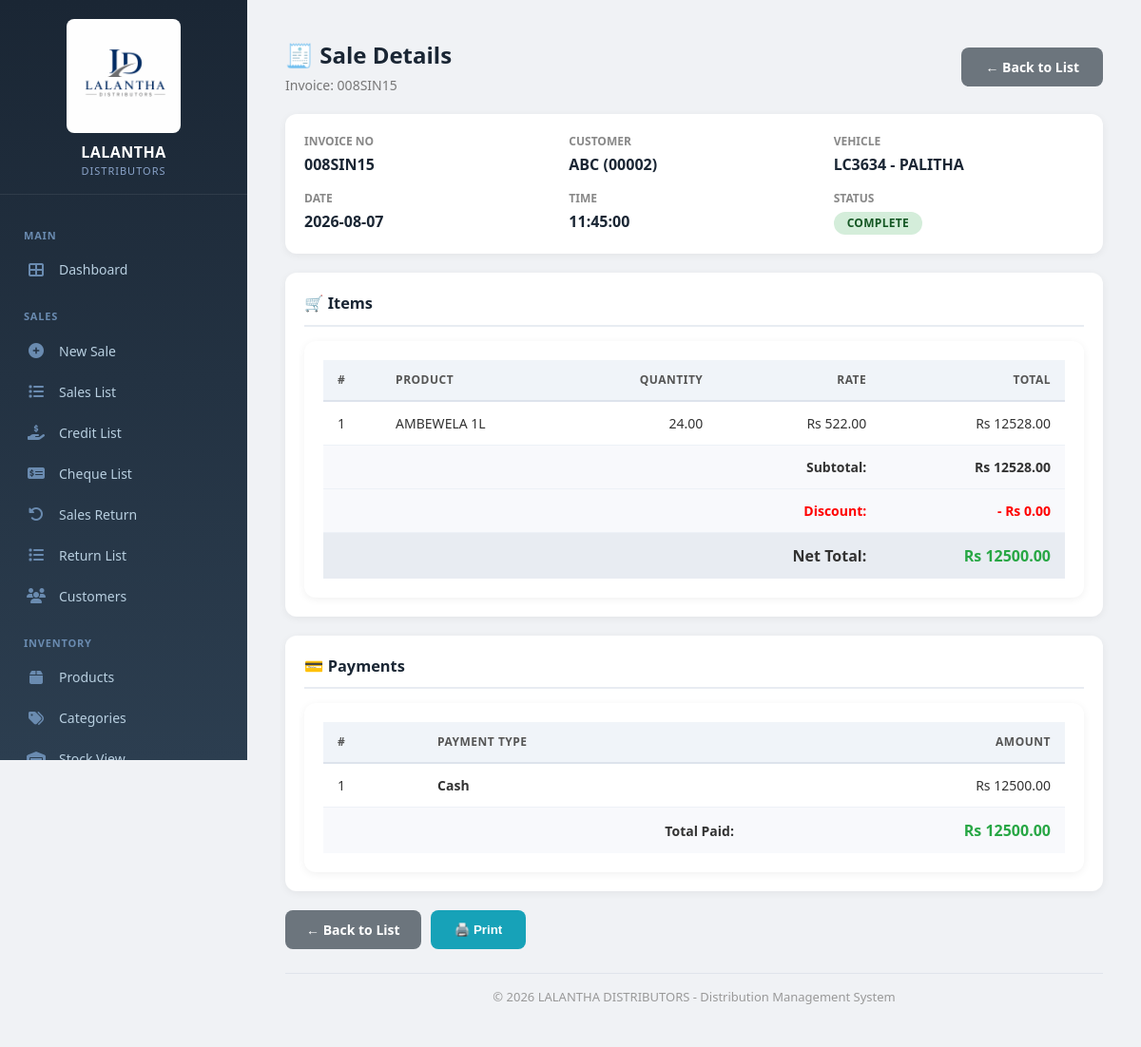
Page /sales-detail/33/ (signed in) on the committed database.
### core/models.py (models this page shows, shortened)
class SalesBill(models.Model):
    STATUS_CHOICES = [
        ('DRAFT', 'Draft'),
        ('PENDING', 'Pending'),      # ✅ ADD THIS
        ('COMPLETED', 'Completed'),
        ('CANCELLED', 'Cancelled'),
    ]
    status = models.CharField(max_length=20, choices=STATUS_CHOICES, default='DRAFT')
    """Header of the sales bill"""
    vehicle = models.ForeignKey(Vehicle, on_delete=models.CASCADE, related_name='bills')
    date = models.DateField(default=date.today)  # ✅ No max/min restrictions
    shop_name = models.CharField(max_length=255)
    shop_code = models.CharField(max_length=50, blank=True, null=True)
    invoice_no = models.CharField(max_length=100, unique=True)
    subtotal = models.DecimalField(max_digits=12, decimal_places=2, default=0)
    discount_total = models.DecimalField(max_digits=12, decimal_places=2, default=0)
    net_total = models.DecimalField(max_digits=12, decimal_places=2, default=0)
    created_at = models.DateTimeField(auto_now_add=True)
    rep = models.ForeignKey('Employee', on_delete=models.SET_NULL, null=True, blank=True, related_name='sales_bills')
    status = models.CharField(max_length=20, choices=[
        ('DRAFT', 'Draft'),
        ('PENDING', 'Pending'),
        ('COMPLETED', 'Completed'),
        ('CANCELLED', 'Cancelled'),
    ], default='DRAFT')
    completed_at = models.DateTimeField(null=True, blank=True)
    completed_by = models.ForeignKey(User, on_delete=models.SET_NULL, null=True, blank=True, related_name='completed_bills')
    RETURN_TYPES = [
        ('NONE', 'No Return'),
        ('GOOD', 'Good Return'),
        ('BAD', 'Bad Return'),
    ]
    is_return = models.BooleanField(default=False)
    return_type = models.CharField(max_length=10, choices=RETURN_TYPES, default='NONE')
    return_reason = models.CharField(max_length=50, blank=True, null=True)
    session = models.ForeignKey(
        'DailySession',
        on_delete=models.SET_NULL,
        null=True,
        blank=True,
        related_name='sales_bills'
    )
    foc_value = models.DecimalField(max_digits=12, decimal_places=2, default=0)  # Track FOC value
    bill_discount_type = models.CharField(max_length=20, choices=[
        ('PERCENTAGE', 'Percentage'),
        ('FIXED', 'Fixed Amount'),
    ], null=True, blank=True)
    bill_discount_value = models.DecimalField(max_digits=10, decimal_places=2, default=0)
    bill_discount_amount = models.DecimalField(max_digits=12, decimal_places=2, default=0)  # Calculated

class Vehicle(models.Model):
    VEHICLE_TYPES = [
        ('Lorry', 'Lorry'),
        ('Van', 'Van'),
        ('Truck', 'Truck'),
        ('Pickup', 'Pickup'),
        ('Tractor', 'Tractor'),
        ('Other', 'Other'),
    ]
    FUEL_TYPES = [
        ('Petrol', 'Petrol'),
        ('Diesel', 'Diesel'),
        ('Electric', 'Electric'),
        ('Hybrid', 'Hybrid'),
    ]
    STATUS_CHOICES = [
        ('ACTIVE', 'Active'),
        ('INACTIVE', 'Inactive'),
        ('MAINTENANCE', 'Under Maintenance'),
    ]
    vehicle_number = models.CharField(max_length=50, unique=True, help_text="e.g., LC-3634")
    vehicle_type = models.CharField(max_length=20, choices=VEHICLE_TYPES, default='Lorry')
    driver_name = models.CharField(max_length=100, help_text="Current driver name")
    is_active = models.BooleanField(default=True)
    status = models.CharField(max_length=20, choices=STATUS_CHOICES, default='ACTIVE')
    registration_number = models.CharField(max_length=50, blank=True, null=True)
    registration_expiry = models.DateField(null=True, blank=True)
    insurance_expiry = models.DateField(null=True, blank=True)
    last_service_date = models.DateField(null=True, blank=True)
    mileage = models.DecimalField(max_digits=12, decimal_places=2, null=True, blank=True, help_text="Current odometer reading")
    fuel_type = models.CharField(max_length=20, choices=FUEL_TYPES, default='Diesel')
    capacity = models.DecimalField(max_digits=10, decimal_places=2, null=True, blank=True, help_text="Weight capacity in tons or volume in liters")
    notes = models.TextField(blank=True, null=True)
    purchase_date = models.DateField(null=True, blank=True)
    purchase_price = models.DecimalField(max_digits=12, decimal_places=2, null=True, blank=True)
    current_value = models.DecimalField(max_digits=12, decimal_places=2, null=True, blank=True, help_text="Optional depreciated value")
    created_at = models.DateTimeField(auto_now_add=True)
    updated_at = models.DateTimeField(auto_now=True)
    class Meta:
        ordering = ['vehicle_number']

class SalesItem(models.Model):
    bill = models.ForeignKey(SalesBill, on_delete=models.CASCADE, related_name='items')
    product = models.ForeignKey(Product, on_delete=models.CASCADE)
    quantity = models.DecimalField(max_digits=12, decimal_places=2)
    rate = models.DecimalField(max_digits=12, decimal_places=2)
    total = models.DecimalField(max_digits=12, decimal_places=2)
    is_foc = models.BooleanField(default=False)
    discount_type = models.CharField(max_length=20, choices=[
        ('PERCENTAGE', 'Percentage'),
        ('FIXED', 'Fixed Amount'),
    ], null=True, blank=True)
    discount_value = models.DecimalField(max_digits=10, decimal_places=2, default=0)
    discounted_rate = models.DecimalField(max_digits=12, decimal_places=2, default=0)
    RETURN_TYPES = [
        ('NONE', 'No Return'),
        ('GOOD', 'Good Return'),
        ('BAD', 'Bad Return'),
    ]
    is_return = models.BooleanField(default=False)
    return_type = models.CharField(max_length=10, choices=SalesBill.RETURN_TYPES, default='NONE')
    return_reason = models.CharField(max_length=50, blank=True, null=True)

class Product(models.Model):
    name = models.CharField(max_length=200)
    code = models.CharField(max_length=50, unique=True)
    category = models.ForeignKey('Category', on_delete=models.SET_NULL, null=True, blank=True)
    unit = models.CharField(max_length=20)
    cost_price = models.DecimalField(max_digits=15, decimal_places=2, default=0)
    selling_price = models.DecimalField(max_digits=15, decimal_places=2, default=0)
    description = models.TextField(blank=True, null=True)
    notes = models.TextField(blank=True, null=True)
    is_active = models.BooleanField(default=True)
    created_at = models.DateTimeField(auto_now_add=True)
    updated_at = models.DateTimeField(auto_now=True)

class Payment(models.Model):
    PAYMENT_TYPES = [
        ('Cash', 'Cash'),
        ('Credit', 'Credit'),
        ('Cheque', 'Cheque'),
    ]
    bill = models.ForeignKey(SalesBill, on_delete=models.CASCADE, related_name='payments')
    type = models.CharField(max_length=10, choices=PAYMENT_TYPES)
    amount = models.DecimalField(max_digits=12, decimal_places=2)
    is_reversed = models.BooleanField(default=False)
    reversed_at = models.DateTimeField(blank=True, null=True)
    reversed_by = models.ForeignKey(User, on_delete=models.SET_NULL, null=True, blank=True, related_name='reversed_payments')
    reversed_cheque = models.ForeignKey('Cheque', on_delete=models.SET_NULL, null=True, blank=True)

### core/decorators.py (the view)
        def wrapper(request, *args, **kwargs):
            if not request.user.is_authenticated:
                messages.error(request, 'Please login first.')
                return redirect('/login/')  # ✅ Always returns
            try:
                profile = request.user.profile
                if profile.has_permission(permission):
                    return view_func(request, *args, **kwargs)  # ✅ Returns view response
                else:
                    messages.error(request, f'You do not have permission to access this page. Required: {permission}')
                    return redirect('/reports/')  # ✅ Always returns
            except UserProfile.DoesNotExist:
                messages.error(request, 'User profile not found. Please contact admin.')
                return redirect('/logout/')  # ✅ Always returns

### core/templates/core/sales_detail.html (shortened to what this page needs)
{% extends 'core/base.html' %}
{% load static %}
{% block content %}
<div class="container">
    <div class="page-title">
        <div>
            <h2>🧾 Sale Details</h2>
            <span class="subtitle">Invoice: {{ bill.invoice_no }}</span>
        </div>
        <a href="/sales-list/" class="btn" style="background:#6c757d;">← Back to List</a>
    </div>
    <div class="card">
        <div class="info-grid">
            <div class="item">
                <div class="label">Invoice No</div>
                <div class="value">{{ bill.invoice_no }}</div>
            </div>
            <div class="item">
                <div class="label">Customer</div>
                <div class="value">{{ bill.shop_name }}{% if bill.shop_code %} ({{ bill.shop_code }}){% endif %}</div>
            </div>
            <div class="item">
                <div class="label">Vehicle</div>
                <div class="value">{{ bill.vehicle.vehicle_number }} - {{ bill.vehicle.driver_name }}</div>
            </div>
            <div class="item">
                <div class="label">Date</div>
                <div class="value">{{ bill.date|date:"Y-m-d" }}</div>
            </div>
            <div class="item">
                <div class="label">Time</div>
                <div class="value">{{ bill.created_at|date:"H:i:s" }}</div>
            </div>
            <div class="item">
                <div class="label">Status</div>
                <div class="value">
                    <span class="badge-status {{ status|lower }}">
                        {{ status }}
                    </span>
                </div>
            </div>
        </div>
    </div>
    <div class="card">
        <h3>🛒 Items</h3>
        <div class="table-container">
            <table>
                <thead>
                    <tr>
                        <th>#</th>
                        <th>Product</th>
                        <th style="text-align:right;">Quantity</th>
                        <th style="text-align:right;">Rate</th>
                        <th style="text-align:right;">Total</th>
                    </tr>
                </thead>
                <tbody>
                    {% for item in items %}
                    <tr>
                        <td>{{ forloop.counter }}</td>
                        <td>{{ item.product.name }}</td>
                        <td style="text-align:right;">{{ item.quantity|floatformat:2 }}</td>
                        <td style="text-align:right;">Rs {{ item.rate|floatformat:2 }}</td>
                        <td style="text-align:right;">Rs {{ item.total|floatformat:2 }}</td>
                    </tr>
                    {% endfor %}
                    <tr class="total-row">
                        <td colspan="3"></td>
                        <td style="text-align:right;">Subtotal:</td>
                        <td style="text-align:right;">Rs {{ bill.subtotal|floatformat:2 }}</td>
                    </tr>
                    <tr class="total-row">
                        <td colspan="3"></td>
                        <td style="text-align:right;color:red;">Discount:</td>
                        <td style="text-align:right;color:red;">- Rs {{ bill.discount_total|floatformat:2 }}</td>
                    </tr>
                    <tr class="total-row" style="background:#e8ecf2;">
                        <td colspan="3"></td>
                        <td style="text-align:right;font-size:16px;">Net Total:</td>
                        <td style="text-align:right;font-size:16px;color:#28a745;">Rs {{ bill.net_total|floatformat:2 }}</td>
                    </tr>
                </tbody>
            </table>
        </div>
    </div>
    <div class="card">
        <h3>💳 Payments</h3>
        <div class="table-container">
            <table>
                <thead>
                    <tr>
                        <th>#</th>
                        <th>Payment Type</th>
                        <th style="text-align:right;">Amount</th>
                    </tr>
                </thead>
                <tbody>
                    {% for payment in payments %}
                    <tr>
                        <td>{{ forloop.counter }}</td>
                        <td><strong>{{ payment.type }}</strong></td>
                        <td style="text-align:right;">Rs {{ payment.amount|floatformat:2 }}</td>
                    </tr>
                    {% empty %}
                    <tr><td colspan="3" style="text-align:center;color:#999;">No payments recorded.</td></tr>
                    {% endfor %}
                    <tr class="total-row">
                        <td colspan="2" style="text-align:right;">Total Paid:</td>
                        <td style="text-align:right;font-size:16px;color:#28a745;">
                            Rs {% for payment in payments %}{% if forloop.first %}{{ payment.amount|floatformat:2 }}{% endif %}{% endfor %}
                        </td>
                    </tr>
                </tbody>
            </table>
        </div>
    </div>
    <div class="btn-group no-print">
        <a href="/sales-list/" class="btn" style="background:#6c757d;">← Back to List</a>
        <button onclick="window.print()" class="btn-print">🖨️ Print</button>
    </div>
    <div class="footer">
        &copy; {% now "Y" %} LALANTHA DISTRIBUTORS - Distribution Management System
    </div>
</div>
{% endblock %}

### rows in the picture
SalesBill: invoice_no "008SIN15", shop_name "ABC", shop_code "00002", vehicle.vehicle_number "LC3634", vehicle.driver_name "PALITHA", date "2026-08-07", created_at "11:45:00", subtotal "12528.00", discount_total "0.00", net_total "12500.00"
SalesItem: product.name "AMBEWELA 1L", quantity "24.00", rate "522.00", total "12528.00"
Payment: type "Cash", amount "12500.00"

### other values in the picture
{{ status }} "COMPLETE"
